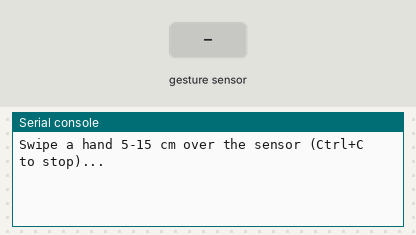
Bench run of a program on a simulated CircuitPython board. Parts: the last lines printed to the serial console. The inputs (shaded band) are chosen by the test bench.

Above: at 1.2 s.
1.3 s: hand swiped up over the gesture sensor
At 1.9 s:
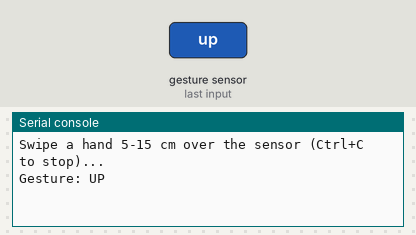
2.8 s: hand swiped down over the gesture sensor
At 3.2 s:
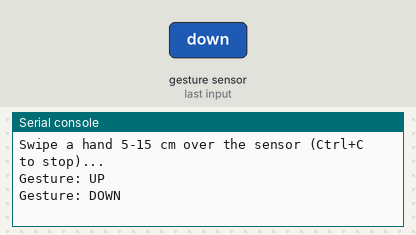
4.3 s: hand swiped left over the gesture sensor
At 5.5 s:
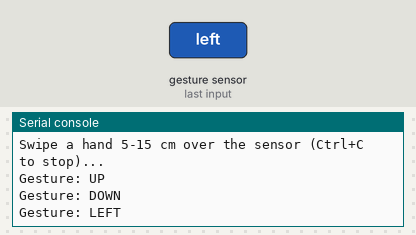
5.8 s: hand swiped right over the gesture sensor
At 7.1 s:
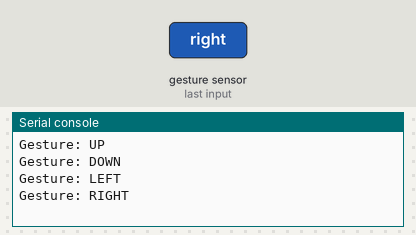

Measured:
- after the input at 1.3 s, the serial console: prints a new line at once (image 1)
- after the input at 2.8 s, the serial console: prints a new line at once (image 2)
- after the input at 4.3 s, the serial console: prints a new line at once (image 3)
- after the input at 5.8 s, the serial console: prints a new line at once (image 4)

The program:

example.py
```python
# Uses Adafruit CircuitPython on a Raspberry Pi to enable proximity and gesture detection on the APDS-9960 and prints detected swipe directions in a continuous loop.
#
# Buy this module: https://shillehtek.com/products/apds-9960-gesture-proximity-color-sensor-module
# Full manual: https://shillehtek.com/blogs/shillehtek-product-manuals/apds-9960-gesture-proximity-color-sensor-module-manual
# More examples: https://github.com/shillehbean/shillehtek-examples
#

#!/usr/bin/env python3
# APDS-9960 Gesture Sensor - Raspberry Pi Example
# SDA: Pin 3 (GPIO 2), SCL: Pin 5 (GPIO 3), VCC: Pin 1 (3.3V)
#
# Setup:
#   sudo raspi-config          (Interface Options - enable I2C)
#   pip3 install adafruit-circuitpython-apds9960

import time
import board
import busio
from adafruit_apds9960.apds9960 import APDS9960

# Create the I2C bus and the sensor object (address 0x39)
i2c = busio.I2C(board.SCL, board.SDA)
sensor = APDS9960(i2c)

# The gesture engine needs the proximity engine running as well
sensor.enable_proximity = True
sensor.enable_gesture = True

# gesture() returns 0 = none, 1 = up, 2 = down, 3 = left, 4 = right
names = {1: "UP", 2: "DOWN", 3: "LEFT", 4: "RIGHT"}

print("Swipe a hand 5-15 cm over the sensor (Ctrl+C to stop)...")

try:
    while True:
        gesture = sensor.gesture()
        if gesture:
            print("Gesture:", names.get(gesture, "UNKNOWN"))
        time.sleep(0.05)
except KeyboardInterrupt:
    print("Stopped by user")
```
